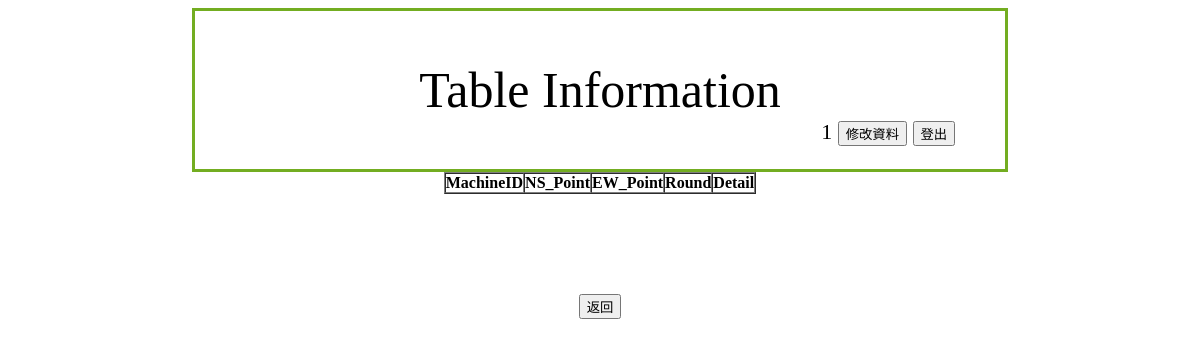
Before: /Member/Table/ (signed in) with the older database file.
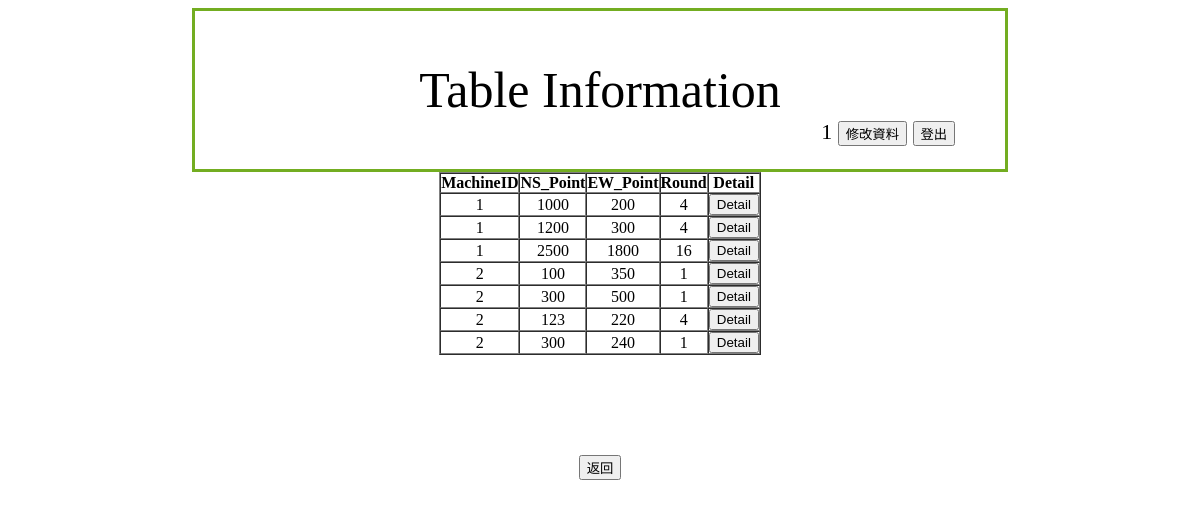
After: the same page with the newer database file.
### Member/models.py (models this page shows, shortened)
class table(models.Model):
    time = models.DateTimeField(verbose_name="time",auto_now=True)
    NS_TotalPoint = models.DecimalField(max_digits = 5,decimal_places=0)
    EW_TotalPoint = models.DecimalField(max_digits = 5,decimal_places=0)
    RoundNum = models.DecimalField(max_digits = 2,decimal_places=0)     #總共進行幾個ROUND Eg. 1/4/16
    MachineID = models.DecimalField(max_digits = 2,decimal_places=0)

### Member/views.py (the view, shortened to what this page needs)
# urls.py: path('Table/',views.tableinformation,name = 'table'),
@login_required(login_url='/Member/login/')
def tableinformation(request,tid='x'):
	name = Name(request)
	if	tid=="x":
		tables = table.objects.all()
		return render(request,"Member/table.html",locals())

### Member/views.py (called while the page is built)
def Name(request):
	name = request.user.first_name
	if name == "":
		name = request.user.username
	return name

### Member/templates/Member/table.html (shortened to what this page needs)
{% extends 'Member/base.html' %}
{%block title%}
    Table Information
{%endblock%}
{%block user%}
        {{name}}
        <input type="button" value="修改資料" onclick="location='/Member/modify/'">
        <input type="button" value="登出" onclick="location='/Member/logout/'">
{%endblock%}
{%block content%}
    <table style="text-align:center;" border="1" cellpadding="0" cellspacing="0" align="center" valign="middle">
        <tr><th>MachineID</th>
        <th>NS_Point</th>
        <th>EW_Point</th>
        <th>Round</th>
        <th>Detail</th>
        {%for table in tables%}
        <tr>
        <td>{{table.MachineID}}</td>
        <td>{{table.NS_TotalPoint}}</td>
        <td>{{table.EW_TotalPoint}}</td>
        <td>{{table.RoundNum}}</td>
        <td><input type="button" onclick="location.href='{{table.pk}}'"value="Detail"></td>
        </tr>
        {%endfor%}
    </table>
{%endblock%}

### Member/templates/Member/base.html (shortened to what this page needs)
<html>
<head>
</head>
<body>
<div class = "center">
    <div style="font-size:50px;">{%block title%}{%endblock%}</div>
    <div style="font-size:22px;float:right;">
            {%block user%}
            {%endblock%}
    </div>
</div>
<div style = "text-align:center">
    {%block content%}
    {%endblock%}
</div>
</body>
<body>
<div style="margin:auto;padding:100px;text-align:center;float:bottom;">
    <input type="button" onclick=location.href="javascript:history.go(-1);" value="返回">
</div>
</body>
</html>

### Member/templates/Member/base.html (style rules this page uses)
.center { text-align: center; margin: auto; width: 60%; border: 3px solid #73AD21; padding: 50px; white-space:nowrap; }

Changed rows visible on the page:
added table: MachineID "1", NS_TotalPoint "1000", EW_TotalPoint "200", RoundNum "4"
added table: MachineID "1", NS_TotalPoint "1200", EW_TotalPoint "300", RoundNum "4"
added table: MachineID "1", NS_TotalPoint "2500", EW_TotalPoint "1800", RoundNum "16"
added table: MachineID "2", NS_TotalPoint "100", EW_TotalPoint "350", RoundNum "1"
added table: MachineID "2", NS_TotalPoint "300", EW_TotalPoint "500", RoundNum "1"
added table: MachineID "2", NS_TotalPoint "123", EW_TotalPoint "220", RoundNum "4"
added table: MachineID "2", NS_TotalPoint "300", EW_TotalPoint "240", RoundNum "1"
